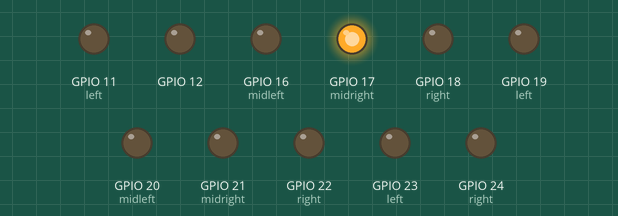
Simulated run of this program. Board: Raspberry Pi (BCM pin numbers). Shown: output pins drawn as LEDs (lit = HIGH). Random numbers come from a fixed seed.

Above: at 0.1 s.
At 4.9 s:
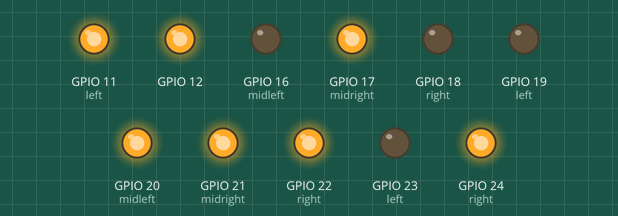
At 9.9 s:
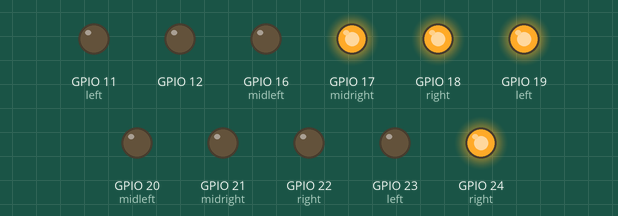
At 19.9 s:
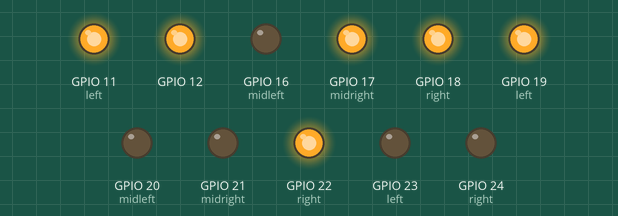
At 29.7 s:
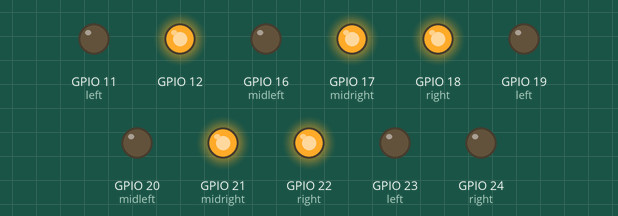
At 39.7 s:
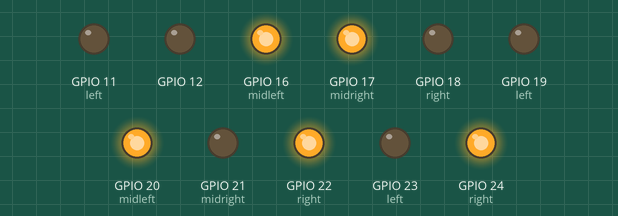
Timing chart, 0 to 40.0 s (numbered marks = the images above):
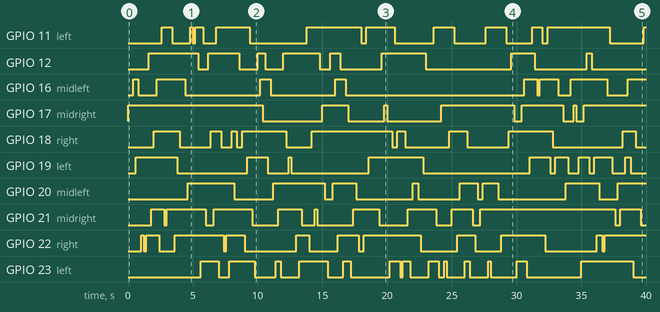

Measured:
- by itself, GPIO 11 (left): LOW → HIGH at 2.6 s, → LOW 0.80 s later, → HIGH 1.4 s later, → LOW 0.20 s later, … (21 changes in this stretch)
- by itself, GPIO 12: LOW → HIGH at 1.6 s, → LOW 3.8 s later, → HIGH 0.80 s later, → LOW 2.4 s later, … (16 changes in this stretch)
- by itself, GPIO 16 (midleft): LOW → HIGH at 0.41 s, → LOW 0.40 s later, → HIGH 1.4 s later, → LOW 2.2 s later, … (15 changes in this stretch)
- by itself, GPIO 17 (midright): LOW → HIGH at 0.01 s, → LOW 10.4 s later, → HIGH 4.6 s later, → LOW 2.0 s later, … (13 changes in this stretch)
- by itself, GPIO 18 (right): LOW → HIGH at 2.0 s, → LOW 2.0 s later, → HIGH 2.4 s later, → LOW 0.80 s later, … (18 changes in this stretch)
- by itself, GPIO 19 (left): LOW → HIGH at 0.61 s, → LOW 3.2 s later, → HIGH 5.4 s later, → LOW 1.6 s later, … (18 changes in this stretch)
- by itself, GPIO 20 (midleft): LOW → HIGH at 4.6 s, → LOW 3.6 s later, → HIGH 3.0 s later, → LOW 4.0 s later, … (15 changes in this stretch)
- by itself, GPIO 21 (midright): LOW → HIGH at 1.8 s, → LOW 1.0 s later, → HIGH 0.20 s later, → LOW 3.0 s later, … (20 changes in this stretch)

The program:

sparkle.py
```python
from christmastree import ChristmasTree
from time import sleep
import random

tree = ChristmasTree()

try:
    leds = tree.leds
    while True:
        n = len(leds)
        i = random.randint(0, n-1)
        leds[i].toggle()
        sleep(.2)
except Exception as e:
    tree.close()
    raise e
```

christmastree.py
```python
from gpiozero import LEDBoard

class ChristmasTree(LEDBoard):
    # Set up a ChristmasTree using GPIO Zero to build a class.
    # To use:
    # tree = ChristmasTree() for a simple instance using LED class.
    # tree = ChristmasTree(pwm=True) for a version which can use PWM.
    # See example files in this repo for more examples of use...
    def __init__(self, pwm=False, initial_value=False, pin_factory=None):
        super(ChristmasTree, self).__init__(
            baubles=LEDBoard(
                bottom=LEDBoard(
                    left=11, midleft=16, midright=17, right=18,
                    pwm=pwm, initial_value=initial_value,
                    _order=('left', 'midleft', 'midright', 'right'),
                    pin_factory=pin_factory),
                middle=LEDBoard(
                    left=19, midleft=20, midright=21, right=22,
                    pwm=pwm, initial_value=initial_value,
                    _order=('left', 'midleft', 'midright', 'right'),
                    pin_factory=pin_factory),
                top=LEDBoard(
                    left=23, right=24,
                    pwm=pwm, initial_value=initial_value,
                    _order=('left', 'right'),
                    pin_factory=pin_factory),
                ),
            star=12,
            pwm=pwm, initial_value=initial_value,
            _order=('baubles', 'star'),
            pin_factory=pin_factory
            )
```
